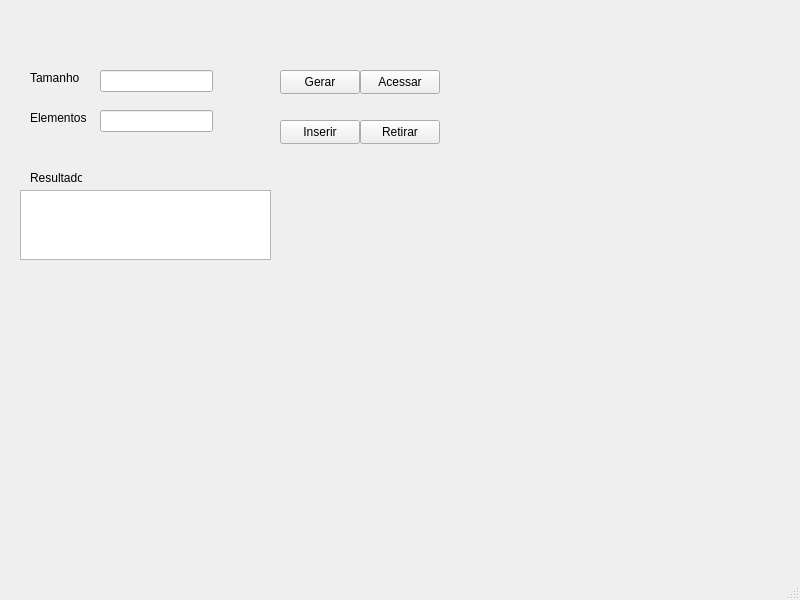
<?xml version="1.0" encoding="UTF-8"?>
<ui version="4.0">
 <class>MainWindow</class>
 <widget class="QMainWindow" name="MainWindow">
  <property name="geometry">
   <rect>
    <x>0</x>
    <y>0</y>
    <width>800</width>
    <height>600</height>
   </rect>
  </property>
  <property name="windowTitle">
   <string>MainWindow</string>
  </property>
  <widget class="QWidget" name="centralwidget">
   <widget class="QLineEdit" name="lineEditTamanho">
    <property name="geometry">
     <rect>
      <x>100</x>
      <y>70</y>
      <width>113</width>
      <height>22</height>
     </rect>
    </property>
   </widget>
   <widget class="QLineEdit" name="lineEditElementos">
    <property name="geometry">
     <rect>
      <x>100</x>
      <y>110</y>
      <width>113</width>
      <height>22</height>
     </rect>
    </property>
   </widget>
   <widget class="QLabel" name="label">
    <property name="geometry">
     <rect>
      <x>30</x>
      <y>70</y>
      <width>58</width>
      <height>15</height>
     </rect>
    </property>
    <property name="text">
     <string>Tamanho</string>
    </property>
   </widget>
   <widget class="QLabel" name="label_2">
    <property name="geometry">
     <rect>
      <x>30</x>
      <y>110</y>
      <width>63</width>
      <height>15</height>
     </rect>
    </property>
    <property name="text">
     <string>Elementos</string>
    </property>
   </widget>
   <widget class="QPushButton" name="pushButtonGerar">
    <property name="geometry">
     <rect>
      <x>280</x>
      <y>70</y>
      <width>80</width>
      <height>24</height>
     </rect>
    </property>
    <property name="text">
     <string>Gerar</string>
    </property>
   </widget>
   <widget class="QPushButton" name="pushButtonInserir">
    <property name="geometry">
     <rect>
      <x>280</x>
      <y>120</y>
      <width>80</width>
      <height>24</height>
     </rect>
    </property>
    <property name="text">
     <string>Inserir</string>
    </property>
   </widget>
   <widget class="QPushButton" name="pushButtonRetirar">
    <property name="geometry">
     <rect>
      <x>360</x>
      <y>120</y>
      <width>80</width>
      <height>24</height>
     </rect>
    </property>
    <property name="text">
     <string>Retirar</string>
    </property>
   </widget>
   <widget class="QPushButton" name="pushButtonAcessar">
    <property name="geometry">
     <rect>
      <x>360</x>
      <y>70</y>
      <width>80</width>
      <height>24</height>
     </rect>
    </property>
    <property name="text">
     <string>Acessar</string>
    </property>
   </widget>
   <widget class="QLabel" name="label_3">
    <property name="geometry">
     <rect>
      <x>30</x>
      <y>170</y>
      <width>52</width>
      <height>16</height>
     </rect>
    </property>
    <property name="text">
     <string>Resultado</string>
    </property>
   </widget>
   <widget class="QTextEdit" name="textEditResultado">
    <property name="geometry">
     <rect>
      <x>20</x>
      <y>190</y>
      <width>251</width>
      <height>70</height>
     </rect>
    </property>
   </widget>
  </widget>
  <widget class="QMenuBar" name="menubar">
   <property name="geometry">
    <rect>
     <x>0</x>
     <y>0</y>
     <width>800</width>
     <height>21</height>
    </rect>
   </property>
  </widget>
  <widget class="QStatusBar" name="statusbar"/>
 </widget>
 <resources/>
 <connections/>
</ui>
